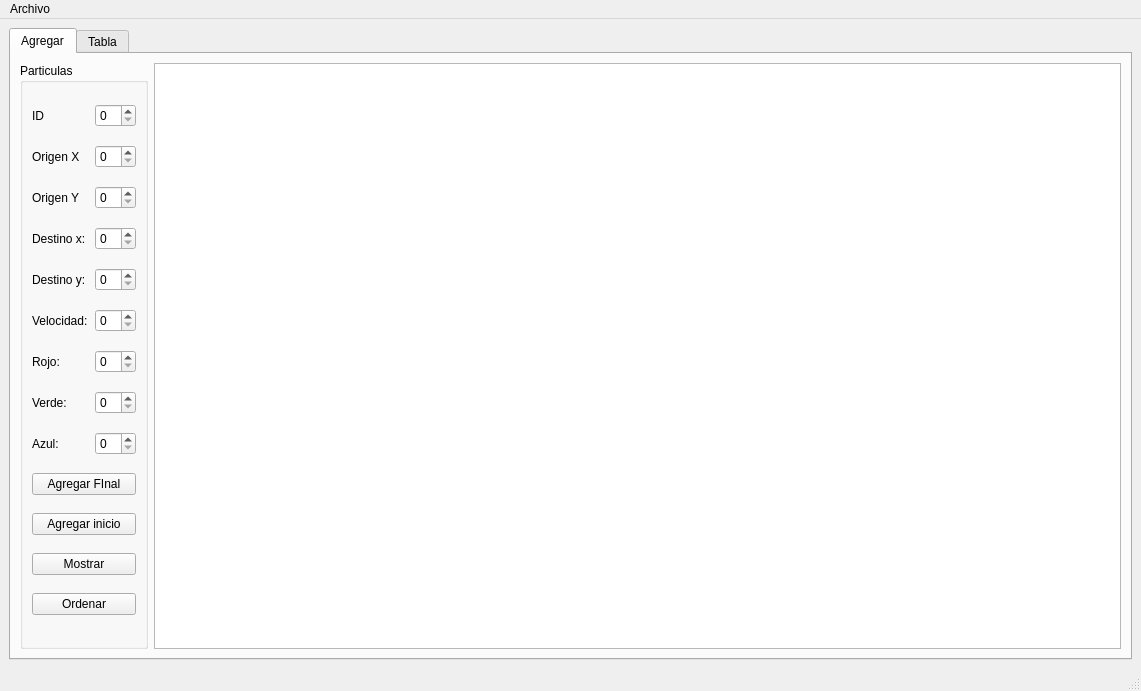
<?xml version="1.0" encoding="UTF-8"?>
<ui version="4.0">
 <class>MainWindow</class>
 <widget class="QMainWindow" name="MainWindow">
  <property name="geometry">
   <rect>
    <x>0</x>
    <y>0</y>
    <width>1141</width>
    <height>691</height>
   </rect>
  </property>
  <property name="windowTitle">
   <string>MainWindow</string>
  </property>
  <property name="layoutDirection">
   <enum>Qt::LeftToRight</enum>
  </property>
  <widget class="QWidget" name="centralwidget">
   <layout class="QGridLayout" name="gridLayout_3">
    <item row="0" column="0">
     <widget class="QTabWidget" name="tabWidget">
      <property name="currentIndex">
       <number>0</number>
      </property>
      <widget class="QWidget" name="tap_1">
       <attribute name="title">
        <string>Agregar</string>
       </attribute>
       <layout class="QGridLayout" name="gridLayout_2">
        <item row="0" column="0">
         <widget class="QGroupBox" name="groupBox">
          <property name="title">
           <string>Particulas</string>
          </property>
          <layout class="QGridLayout" name="gridLayout">
           <item row="7" column="1">
            <widget class="QSpinBox" name="OrigenY_spinBox"/>
           </item>
           <item row="11" column="1">
            <widget class="QSpinBox" name="Red_spinBox"/>
           </item>
           <item row="10" column="1">
            <widget class="QSpinBox" name="Velocidad_spinBox"/>
           </item>
           <item row="12" column="1">
            <widget class="QSpinBox" name="Green_spinBox"/>
           </item>
           <item row="9" column="0">
            <widget class="QLabel" name="label_2">
             <property name="text">
              <string>Destino y:</string>
             </property>
            </widget>
           </item>
           <item row="8" column="1">
            <widget class="QSpinBox" name="DestinoX_spinBox"/>
           </item>
           <item row="11" column="0">
            <widget class="QLabel" name="label_4">
             <property name="text">
              <string>Rojo:</string>
             </property>
            </widget>
           </item>
           <item row="2" column="1">
            <widget class="QSpinBox" name="Id_spinBox">
             <property name="cursor">
              <cursorShape>IBeamCursor</cursorShape>
             </property>
             <property name="layoutDirection">
              <enum>Qt::LeftToRight</enum>
             </property>
            </widget>
           </item>
           <item row="7" column="0">
            <widget class="QLabel" name="label_7">
             <property name="text">
              <string>Origen Y</string>
             </property>
            </widget>
           </item>
           <item row="2" column="0">
            <widget class="QLabel" name="label_9">
             <property name="text">
              <string>ID</string>
             </property>
            </widget>
           </item>
           <item row="8" column="0">
            <widget class="QLabel" name="label">
             <property name="text">
              <string>Destino x: </string>
             </property>
            </widget>
           </item>
           <item row="10" column="0">
            <widget class="QLabel" name="label_3">
             <property name="text">
              <string>Velocidad:</string>
             </property>
            </widget>
           </item>
           <item row="17" column="0" colspan="2">
            <widget class="QPushButton" name="Agre_Final_buttom">
             <property name="text">
              <string>Agregar FInal</string>
             </property>
            </widget>
           </item>
           <item row="19" column="0" colspan="2">
            <widget class="QPushButton" name="Mostrar_buttom">
             <property name="text">
              <string>Mostrar</string>
             </property>
            </widget>
           </item>
           <item row="18" column="0" colspan="2">
            <widget class="QPushButton" name="Agre_Inicio_Buttom">
             <property name="text">
              <string>Agregar inicio</string>
             </property>
            </widget>
           </item>
           <item row="13" column="1">
            <widget class="QSpinBox" name="Blue_spinBox"/>
           </item>
           <item row="6" column="1">
            <widget class="QSpinBox" name="OrigenX_spinBox"/>
           </item>
           <item row="12" column="0">
            <widget class="QLabel" name="label_5">
             <property name="text">
              <string>Verde:</string>
             </property>
            </widget>
           </item>
           <item row="13" column="0">
            <widget class="QLabel" name="label_6">
             <property name="text">
              <string>Azul:</string>
             </property>
            </widget>
           </item>
           <item row="9" column="1">
            <widget class="QSpinBox" name="DestinoY_spinBox"/>
           </item>
           <item row="6" column="0">
            <widget class="QLabel" name="label_8">
             <property name="text">
              <string>Origen X</string>
             </property>
            </widget>
           </item>
           <item row="20" column="0" colspan="2">
            <widget class="QPushButton" name="pushButton">
             <property name="text">
              <string>Ordenar</string>
             </property>
            </widget>
           </item>
          </layout>
         </widget>
        </item>
        <item row="0" column="1">
         <widget class="QPlainTextEdit" name="salida"/>
        </item>
       </layout>
      </widget>
      <widget class="QWidget" name="tap_2">
       <attribute name="title">
        <string>Tabla</string>
       </attribute>
       <layout class="QGridLayout" name="gridLayout_4">
        <item row="1" column="0">
         <widget class="QLineEdit" name="txt_line">
          <property name="text">
           <string/>
          </property>
          <property name="placeholderText">
           <string>Id de particula</string>
          </property>
         </widget>
        </item>
        <item row="1" column="2">
         <widget class="QPushButton" name="Buscar_Butonn">
          <property name="text">
           <string>Buscar</string>
          </property>
         </widget>
        </item>
        <item row="1" column="3">
         <widget class="QPushButton" name="Mostrar_Dates">
          <property name="text">
           <string>Mostrar</string>
          </property>
         </widget>
        </item>
        <item row="0" column="0" colspan="4">
         <widget class="QTableWidget" name="tabla"/>
        </item>
        <item row="1" column="1">
         <widget class="QPushButton" name="Btn_Order">
          <property name="text">
           <string>Ordenar</string>
          </property>
         </widget>
        </item>
       </layout>
      </widget>
     </widget>
    </item>
   </layout>
  </widget>
  <widget class="QMenuBar" name="menubar">
   <property name="geometry">
    <rect>
     <x>0</x>
     <y>0</y>
     <width>1141</width>
     <height>22</height>
    </rect>
   </property>
   <widget class="QMenu" name="menuArchivo">
    <property name="title">
     <string>Archivo</string>
    </property>
    <addaction name="separator"/>
    <addaction name="actionAbrir"/>
    <addaction name="actionGuardar"/>
   </widget>
   <addaction name="menuArchivo"/>
  </widget>
  <widget class="QStatusBar" name="statusbar"/>
  <action name="actionAbrir">
   <property name="text">
    <string>Abrir</string>
   </property>
   <property name="shortcut">
    <string>Ctrl+O</string>
   </property>
  </action>
  <action name="actionGuardar">
   <property name="text">
    <string>Guardar</string>
   </property>
   <property name="shortcut">
    <string>Ctrl+D</string>
   </property>
  </action>
 </widget>
 <resources/>
 <connections/>
</ui>
